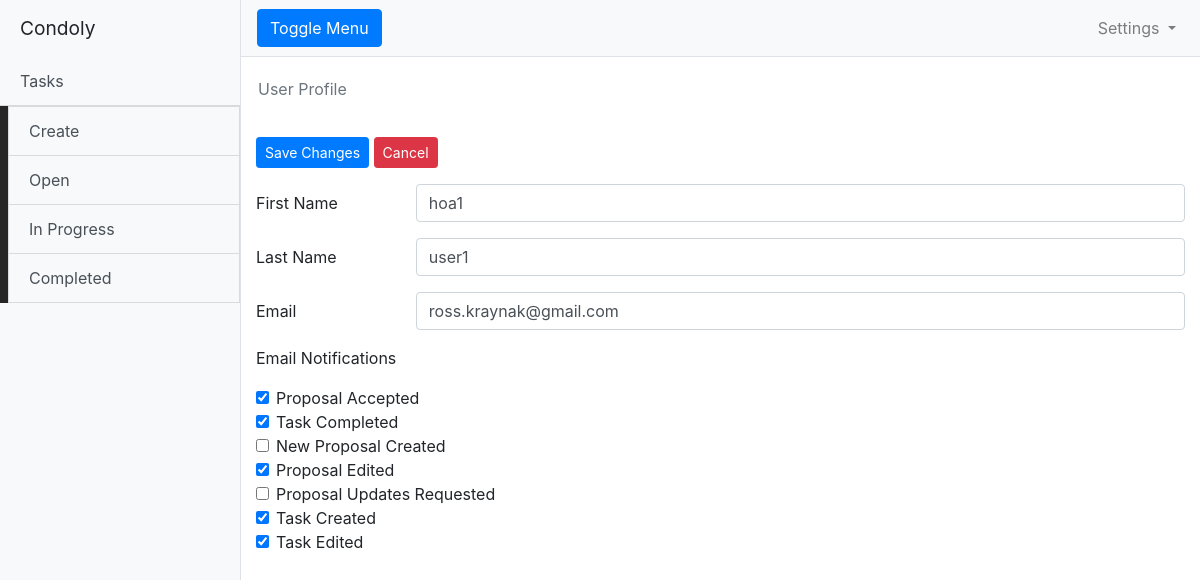
/user/edit (signed in), run on the app's committed database.
### model.py (models this page shows, shortened)
class User(UserMixin):
    def _email_pref_map(self):
        email_prefs = [{"name": "Proposal Accepted", "value": self.email_proposal_accepted},
                       {"name": "Task Completed", "value": self.email_status_completed },
                       {"name": "New Proposal Created", "value": self.email_new_proposal},
                       {"name": "Proposal Edited", "value": self.email_edit_proposal},
                       {"name": "Proposal Updates Requested", "value": self.email_hoa_request_updates}]
        hoa_prefs = [{"name": "Task Created", "value": self.email_create_task},
                     {"name": "Task Edited", "value": self.email_edit_task}]
        vendor_prefs = [{"name": "New Available Tasks", "value": self.email_new_available_task}]
        return (email_prefs, hoa_prefs, vendor_prefs)
    def get_email_preferences(self, user_type):
        email_prefs = self._email_pref_map()
        if user_type == 'HOA':
            return email_prefs[0] + email_prefs[1]
        elif user_type == 'Vendor':
            return email_prefs[0] + email_prefs[2]

### app.py (the view)
@app.route('/user/edit', methods=['GET', 'POST'])
def edit_user():
    session = get_session()
    if request.method == 'POST':
        user = session.query(model.User).filter_by(id=current_user.id).one()
        user.first_name = request.form["firstName"]
        user.last_name = request.form["lastName"]
        user.email = request.form["email"]
        print(request.form)
        user.set_email_preferences(request.form)
        session.commit()
        session.flush()
        return redirect(url_for('user_profile'))
    else:
        return render_template('edit_user.html',
                               user=current_user,
                               user_type=flask_session['user_type'],
                               email_prefs=current_user.get_email_preferences(flask_session['user_type']))

### app.py (called while the page is built)
@login_manager.user_loader
def load_user(user_id):
    if user_id is not None:
        session = get_session()
        return session.query(model.User).filter_by(id=user_id).one()
    return None

### templates/edit_user.html (shortened to what this page needs)
{% if user_type == 'HOA' %}
{% extends "base.html" %}
{% else %}
{% extends "base_vendor.html" %}
{% endif  %}
{% block content %}
        <div class="row">
	   <nav class="row">
            <nav class="navbar">
              <ol class="breadcrumb bg-white">
                 <li class="breadcrumb-item active" aria-current="page">User Profile</li>
              </ol>
            </nav>
	    </nav>
        </div>
	<form id="user-form" action="{{ url_for('edit_user')  }}" method="post">
          <button type="submit" class="btn btn-primary btn-sm">Save Changes</button>
          <a href="{{ url_for('user_profile')  }}" class="btn btn-danger btn-sm">Cancel</a>
           <div class="form-group row">
            <label for="userFirstName" class="col-sm-2 col-form-label">First Name</label>
	    <div class="col-sm-10">
	        <input type="text" class="form-control" id="userFirstName" name="firstName"  value="{{ user.first_name }}"/>
            </div>
          </div>
           <div class="form-group row">
            <label for="userLastName" class="col-sm-2 col-form-label">Last Name</label>
            <div class="col-sm-10">
		<input type="text" class="form-control" id="userLastName" name="lastName" value="{{ user.last_name  }}" />
            </div>
          </div>
          <div class="form-group row">
            <label for="userEmail" class="col-sm-2 col-form-label">Email</label>
            <div class="col-sm-10">
		<input type="email" class="form-control" id="userEmail" name="email"  value="{{ user.email  }}" />
            </div>
          </div>
          <div>
            <p>Email Notifications</p>
          </div>
          {% for pref in email_prefs  %}
          <div class="form-check">
		  <input class="form-check-input" id="{{ pref['name'] }}" name="{{pref['name']}}"   type="checkbox" value="{{ pref['name'] }}" {{ 'checked' if pref['value'] == 'true' }}/>
            <label for="{{ pref['name'] }}" class="form-check-label">{{ pref['name'] }}</label>
          </div>
          {% endfor %}
        </form>
{% endblock  %}

### data on the page
User: firstName "hoa1", lastName "user1", email "ross.kraynak@gmail.com", name "Proposal Accepted", name "Task Completed", name "New Proposal Created", name "Proposal Edited", name "Proposal Updates Requested", name "Task Created", name "Task Edited"
